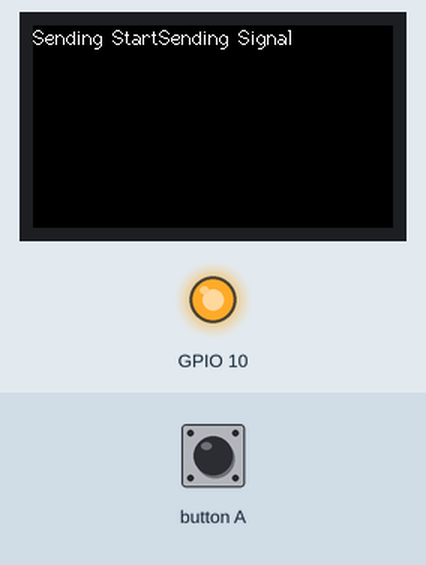
Recording of a sketch running on a simulated ESP8266 (NodeMCU). Parts: 240×135 colour display, output pins drawn as LEDs (lit = HIGH). The inputs (shaded band) are chosen by the test bench.

Above: at 1.3 s.
1.4 s: button A pressed for 0.15 s
At 2.2 s:
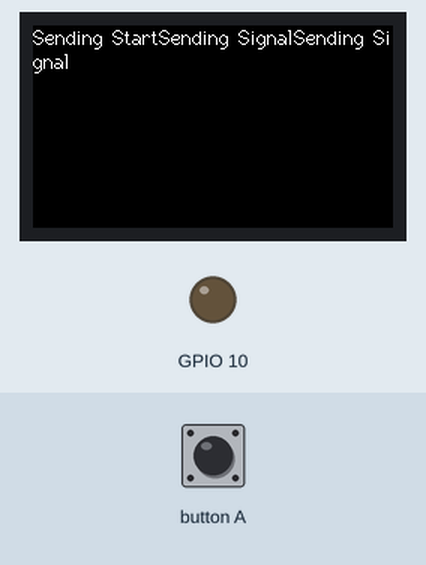
3.1 s: button A pressed for 1 s
At 4.7 s:
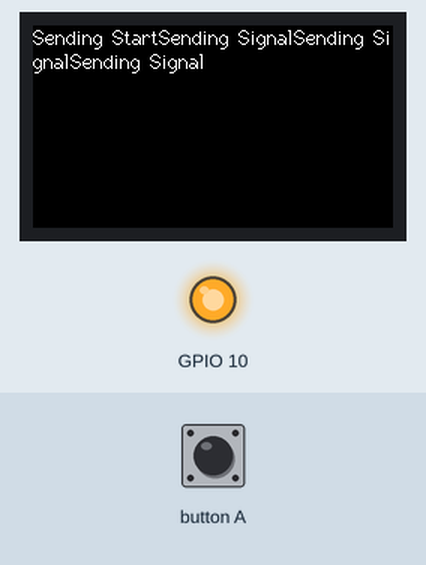
5.6 s: button A pressed for 0.15 s
At 6.6 s:
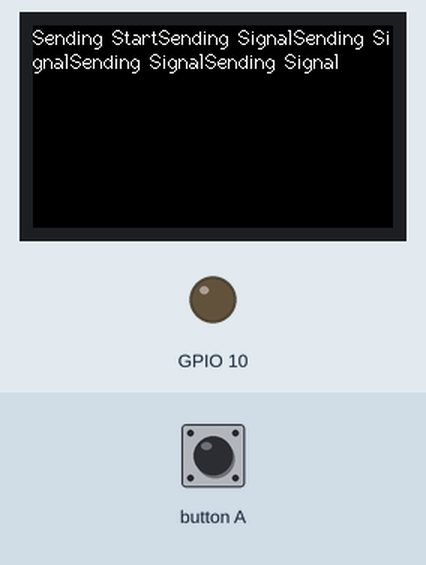
7.3 s: button A pressed for 1 s
At 9.1 s:
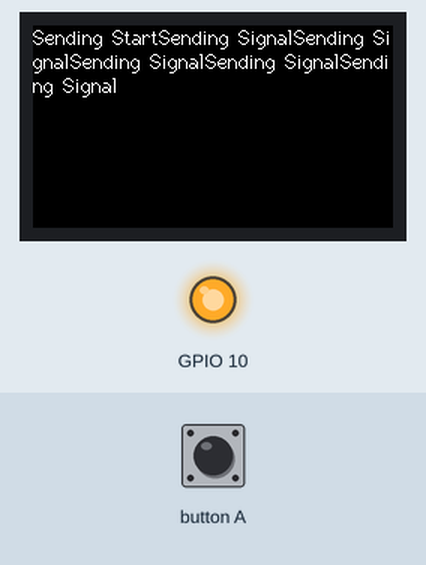
Timing chart, 0 to 10.6 s (numbered marks = the images above; inputs shaded):
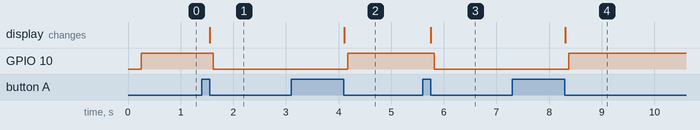

The sketch:

IRsendDemo.ino
```cpp
// (licence header left out)
#include <Arduino.h>
#include <IRremoteESP8266.h>
#include <IRsend.h>
#include <M5StickCPlus.h>

const uint16_t kIrLed = 33;  // ESP8266 GPIO pin to use. Recommended: 4 (D2).

IRsend irsend(kIrLed);  // Set the GPIO to be used to sending the message.

bool ACState = false;


// Example of data captured by IRrecvDumpV2.ino
// uint16_t rawData[67] = {9000, 4500, 650, 550, 650, 1650, 600, 550, 650, 550,
//                         600, 1650, 650, 550, 600, 1650, 650, 1650, 650, 1650,
//                         600, 550, 650, 1650, 650, 1650, 650, 550, 600, 1650,
//                         650, 1650, 650, 550, 650, 550, 650, 1650, 650, 550,
//                         650, 550, 650, 550, 600, 550, 650, 550, 650, 550,
//                         650, 1650, 600, 550, 650, 1650, 650, 1650, 650, 1650,
//                         650, 1650, 650, 1650, 650, 1650, 600};

// uint16_t rawData[67] = {4526, 4476,  576, 1660,  574, 1662,  568, 1670,
//                         574, 544,  576, 542,  568, 548,  572, 548,  576,
//                         542,  578, 1660,  572, 1666,  568, 1668,  574,
//                         542,  576, 540,  570, 548,  572, 546,  574, 546,
//                         576, 542,  570, 1666,  574, 544,  578, 540,  570,
//                         550,  570, 546,  574, 544,  576, 542,  570, 1666,
//                         576, 542,  568, 1670,  572, 1664,  568, 1668,  576, 1662,
//                         568, 1668,  574, 1660,  572};  // SAMSUNG TV

// uint16_t rawData[103] = {3556, 3530,  894, 2652,  888, 2654,  894, 878, 894,
//                         2650,  888, 2654, 894, 2650, 890, 880,  888, 882,  896, 876,
//                         892, 880,  888, 882,  888, 2654, 896, 878,  892, 878,  890, 2652,
//                         896, 874,  894, 878,  892, 878,  890, 2652,  898, 2646,  892, 2650,
//                         898, 2646,  892, 2650,  888, 884,  896, 39498,  3556, 3530,  892, 2650,
//                         890, 2654,  896, 876,  892, 2652,  888, 2652,  898, 2646,  890, 908,  864,
//                         908,  860, 912,  860, 912,  868, 904,  864, 2650,  888, 912,  868, 902,  868,
//                         2648,  888, 912,  856, 916,  864, 908,  864, 2650,  888, 2654,  894, 2652,
//                         886, 2656,  896, 2650,  888, 882,  886};  // KOK WALL FAN

uint16_t AC_ON_rawData[583] = {3406, 1688,  444, 1256,  450, 1248,  450, 404,  450, 396,  448, 400,
                        440, 1260,  450, 400,  442, 408,  446, 1254,  442, 1254,  444, 404,  448,
                        1252,  446, 402,  452, 398,  446, 1256,  450, 1248,  450, 400,  444, 1254,
                        444, 1254,  442, 408,  446, 404,  448, 1250,  446, 402,  444, 406,  448,
                        1254,  450, 396,  450, 400,  440, 410,  444, 402,  442, 412,  440, 402,
                        450, 400,  442, 408,  446, 404,  448, 400,  444, 402,  452, 398,  444, 406,
                        446, 400,  442, 410,  444, 402,  440, 410,  444, 404,  448, 404,  450, 396,
                        446, 1256,  442, 404,  448, 400,  444, 406,  446, 402,  442, 408,  446, 1254,
                        444, 1254,  442, 410,  442, 406,  446, 400,  446, 1254,  442, 1256,  442, 1256,
                        450, 402,  440, 410,  444, 400,  442, 406,  446, 404,  450, 400,  444, 1256,  448,
                        1248,  448, 400,  444, 1256,  450, 1248,  450, 404,  452, 394,  448, 1254,  444, 1252,
                        446, 404,  448, 1250,  448, 1250,  448, 404,  448, 1252,  444, 400,  444, 406,  446, 404,
                        448, 400,  444, 404,  448, 400,  444, 404,  446, 404,  450, 404,  440, 406,  448, 400,
                        444, 404,  448, 400,  442, 412,  442, 406,  448, 400,  444, 406,  448, 400,  444, 406,
                        448, 400,  442, 410,  444, 406,  448, 400,  444, 406,  446, 402,  442, 410,  442, 404,
                        450, 400,  442, 408,  446, 400,  444, 410,  442, 404,  450, 402,  442, 406,  446, 404,
                        440, 406,  446, 404,  442, 406,  444, 406,  448, 404,  440, 408,  444, 402,  440, 406,
                        446, 402,  450, 400,  444, 408,  444, 402,  440, 410,  444, 404,  450, 398,  444, 408,
                        444, 402,  442, 406,  446, 404,  440, 408,  442, 406,  448, 402,  444, 1258,  448, 398,
                        444, 1254,  444, 408,  446, 402,  442, 1260,  446, 1252,  444, 1256,  440, 12728,  3406,
                        1692,  448, 1252,  446, 1252,  446, 404,  448, 402,  442, 408,  444, 1254,  444, 402,  450,
                        400,  442, 1256,  442, 1258,  448, 400,  444, 1256,  440, 408,  446, 404,  450, 1248,  448,
                        1250,  448, 404,  448, 1252,  444, 1254,  444, 404,  440, 410,  442, 1260,  450, 396,  446,
                        400,  442, 1258,  448, 402,  440, 406,  448, 400,  442, 406,  446, 404,  450, 402,  442, 404,
                        448, 404,  450, 400,  444, 408,  444, 400,  444, 408,  444, 404,  448, 398,  448, 400,  440, 408,
                        446, 406,  446, 402,  442, 404,  448, 402,  442, 1258,  448, 400,  442, 406,  446, 402,  444, 408,
                        446, 400,  450, 1250,  448, 1254,  444, 408,  446, 398,  446, 402,  452, 1246,  448, 1254,  446, 1254,
                        450, 398,  446, 404,  448, 400,  444, 404,  446, 402,  442, 410,  444, 1254,  444, 1252,  446, 402,  450,
                        1250,  446, 1254,  444, 404,  448, 402,  442, 1258,  450, 1248,  450, 400,  442, 1258,  450, 1248,  450, 400,
                        440, 1258,  450, 398,  446, 402,  450, 404,  438, 408,  446, 404,  452, 392,  446, 404,  450, 402,  442, 406,
                        448, 398,  442, 410,  444, 402,  440, 412,  442, 406,  448, 400,  442, 408,  446, 402,  440, 410,  444, 410,
                        444, 402,  450, 400,  444, 402,  450, 400,  444, 408,  444, 402,  442, 408,  448, 402,  450, 396,  448, 402,
                        450, 400,  444, 406,  446, 404,  450, 398,  446, 406,  470, 376,  476, 378,  474, 370,  474, 376,  478, 374,
                        478, 368,  476, 374,  470, 378,  476, 374,  478, 370,  472, 374,  478, 372,  470, 378,  476, 374,  478, 370,
                        474, 378,  474, 374,  478, 370,  474, 376,  468, 380,  474, 380,  472, 376,  478, 370,  474, 1224,  474, 374,
                        478, 1220,  478, 374,  478, 370,  472, 1224,  472, 1226,  472, 1228,  478};  // MITSUBISHI_AC_ON

uint16_t AC_OFF_rawData[583] = {3402, 1688,  442, 1256,  440, 1256,  454, 396,  446, 402,  450, 400,  444, 1254,  442, 410,  444, 400,  452, 1248,  450,
                        1254,  442, 402,  448, 1252,  448, 400,  442, 406,  448, 1252,  446, 1252,  444, 404,  448, 1250,  446, 1252,  446, 404,
                        450, 404,  450, 1246,  450, 396,  446, 404,  440, 1258,  452, 398,  444, 404,  448, 402,  452, 396,  446, 404,  450, 400,
                        444, 406,  448, 400,  444, 406,  448, 404,  450, 396,  446, 404,  448, 398,  446, 404,  448, 404,  440, 406,  448, 400,
                        442, 408,  444, 404,  448, 400,  444, 404,  450, 398,  444, 410,  444, 404,  450, 400,  444, 404,  450, 1252,  448, 1252,
                        444, 404,  450, 402,  442, 404,  450, 1252,  444, 1256,  442, 1260,  448, 394,  448, 402,  440, 410,  444, 404,  448, 400,
                        444, 404,  448, 1252,  448, 1252,  442, 404,  448, 1250,  448, 1252,  446, 402,  450, 400,  442, 1258,  450, 1248,  450, 398,
                        444, 1256,  452, 1246,  450, 400,  442, 1254,  444, 406,  448, 400,  444, 410,  440, 406,  448, 398,  444, 404,  450, 398,  444,
                        412,  442, 402,  442, 408,  444, 404,  450, 398,  444, 404,  448, 400,  444, 408,  444, 406,  448, 398,  446, 404,  448, 400,
                        444, 410,  444, 400,  442, 406,  446, 404,  450, 400,  444, 404,  448, 400,  442, 406,  448, 404,  440, 408,  444, 404,  452, 396,
                        444, 404,  450, 398,  442, 408,  446, 404,  452, 396,  446, 404,  450, 398,  444, 408,  444, 404,  450, 398,  444, 402,  450, 398,
                        446, 404,  448, 402,  442, 408,  446, 402,  450, 398,  446, 406,  448, 398,  444, 410,  444, 400,  440, 410,  444, 404,  450, 398,
                        446, 410,  444, 400,  442, 1256,  440, 408,  446, 1252,  444, 406,  446, 402,  450, 400,  444, 1254,  444, 1258,  452, 12722,  3400,
                        1722,  418, 1280,  416, 1282,  416, 406,  446, 404,  450, 396,  446, 1256,  440, 404,  450, 400,  444, 1256,  450, 1278,  418, 400,
                        444, 1256,  440, 410,  444, 406,  448, 1250,  446, 1282,  416, 402,  452, 1252,  444, 1280,  418, 400,  444, 406,  448, 1252,  444, 406,
                        448, 400,  442, 1256,  442, 408,  442, 404,  450, 398,  444, 404,  448, 402,  442, 408,  444, 402,  450, 398,  444, 404,  448, 400,  444, 404,
                        446, 404,  440, 410,  444, 404,  448, 402,  442, 406,  446, 400,  442, 412,  442, 406,  446, 400,  446, 402,  450, 398,  444, 406,  448, 404,
                        450, 402,  442, 406,  446, 1250,  446, 1284,  414, 404,  448, 400,  446, 406,  446, 1250,  446, 1280,  418, 1282,  416, 404,  448, 400,  442, 406,
                        448, 404,  452, 402,  440, 404,  448, 1252,  446, 1282,  414, 404,  450, 1250,  446, 1278,  418, 404,  450, 396,  446, 1254,  444, 1286,  422, 396,
                        446, 1252,  444, 1286,  422, 402,  442, 1256,  440, 406,  450, 398,  444, 404,  448, 400,  444, 406,  446, 404,  448, 400,  442, 404,  450, 400,  444,
                        404,  448, 406,  446, 398,  446, 404,  450, 398,  442, 406,  450, 402,  450, 396,  446, 402,  440, 408,  444, 404,  450, 400,  442, 406,  448, 400,  444,
                        408,  444, 402,  450, 400,  444, 404,  450, 398,  444, 408,  444, 406,  448, 398,  446, 402,  452, 398,  442, 406,  450, 398,  442, 408,  446, 404,  452, 398,
                        444, 404,  448, 400,  442, 406,  450, 404,  450, 396,  446, 402,  452, 400,  442, 404,  448, 404,  450, 396,  448, 402,  450, 398,  446, 406,  448, 398,  444, 408,
                        446, 402,  440, 408,  448, 402,  450, 400,  442, 1258,  500, 346,  448, 1252,  498, 350,  452, 396,  444, 404,  448, 1252,  498, 1228,  470};  // MITSUBISHI_AC_OFF

// Example Samsung A/C state captured from IRrecvDumpV2.ino
// uint8_t samsungState[kSamsungAcStateLength] = {
//     0x02, 0x92, 0x0F, 0x00, 0x00, 0x00, 0xF0,
//     0x01, 0xE2, 0xFE, 0x71, 0x40, 0x11, 0xF0};

void setup() {
  irsend.begin();
  M5.begin();

  M5.Lcd.setRotation(3);
  M5.Lcd.fillScreen(BLACK);
  M5.Lcd.setCursor(0, 0, 2);
  M5.Lcd.printf("Sending Start", 0);

  pinMode(M5_BUTTON_HOME, INPUT);
  pinMode(M5_LED, OUTPUT); // setting the M5_LED as output mode
#if ESP8266
  Serial.begin(115200, SERIAL_8N1, SERIAL_TX_ONLY);
#else  // ESP8266
  Serial.begin(115200, SERIAL_8N1);
#endif  // ESP8266
}

void loop() {
  // Serial.println("NEC");
  // irsend.sendNEC(0x00FFE01FUL);
  // delay(2000);
  // Serial.println("Sony");
  // irsend.sendSony(0xa90, 12, 2);  // 12 bits & 2 repeats
  // delay(2000);
  if(digitalRead(M5_BUTTON_HOME) == LOW){
    M5.Lcd.print("Sending Signal");

    if (ACState == false) {
      irsend.sendRaw(AC_ON_rawData, 583, 38);
      ACState = !ACState;
    } else {
      irsend.sendRaw(AC_OFF_rawData, 583, 38);
      ACState = !ACState;
    }

    // irsend.sendRaw(AC_OFF_rawData, 583, 38);
    digitalWrite(M5_LED, !digitalRead(M5_LED));
    while(digitalRead(M5_BUTTON_HOME) == LOW);
  }
  // Serial.println("a Samsung A/C state from IRrecvDumpV2");
  // irsend.sendSamsungAC(samsungState);
  // delay(2000);
}
```

Measured:
- after the input at 1.4 s, GPIO 10: HIGH → LOW after 0.22 s; the display: changes after 0.15 s (image 1)
- after the input at 3.1 s, GPIO 10: LOW → HIGH after 1.1 s; the display: changes after 1.0 s (image 2)
- after the input at 5.6 s, GPIO 10: HIGH → LOW after 0.22 s; the display: changes after 0.15 s (image 3)
- after the input at 7.3 s, GPIO 10: LOW → HIGH after 1.1 s; the display: changes after 1.0 s (image 4)
